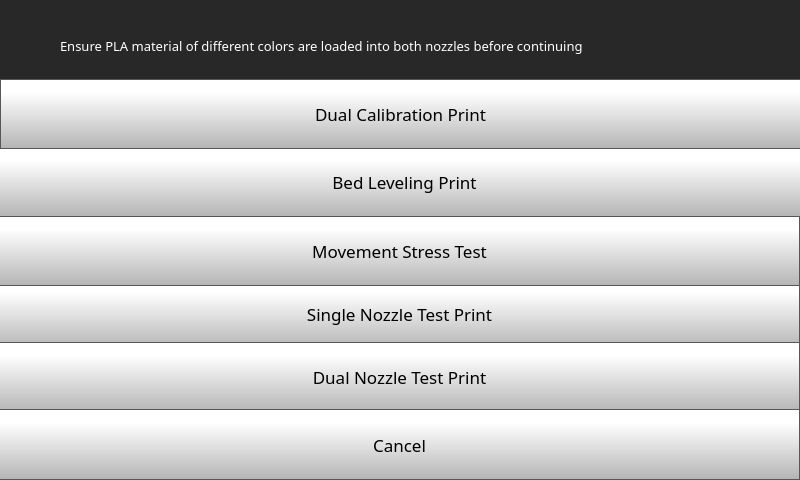
<?xml version="1.0" encoding="UTF-8"?>
<ui version="4.0">
 <class>testPrint</class>
 <widget class="QMainWindow" name="testPrint">
  <property name="geometry">
   <rect>
    <x>0</x>
    <y>0</y>
    <width>800</width>
    <height>480</height>
   </rect>
  </property>
  <property name="minimumSize">
   <size>
    <width>800</width>
    <height>480</height>
   </size>
  </property>
  <property name="maximumSize">
   <size>
    <width>800</width>
    <height>480</height>
   </size>
  </property>
  <property name="windowTitle">
   <string>MainWindow</string>
  </property>
  <widget class="QWidget" name="centralwidget">
   <widget class="QStackedWidget" name="stackedWidget">
    <property name="geometry">
     <rect>
      <x>0</x>
      <y>0</y>
      <width>800</width>
      <height>480</height>
     </rect>
    </property>
    <property name="minimumSize">
     <size>
      <width>800</width>
      <height>480</height>
     </size>
    </property>
    <property name="maximumSize">
     <size>
      <width>800</width>
      <height>480</height>
     </size>
    </property>
    <property name="styleSheet">
     <string notr="true">
background-color: rgb(40, 40, 40);</string>
    </property>
    <property name="currentIndex">
     <number>1</number>
    </property>
    <widget class="QWidget" name="testPrintPage1">
     <widget class="QLabel" name="calibrateLabel_36">
      <property name="geometry">
       <rect>
        <x>10</x>
        <y>20</y>
        <width>469</width>
        <height>31</height>
       </rect>
      </property>
      <property name="font">
       <font>
        <family>Gotham</family>
        <pointsize>18</pointsize>
        <bold>false</bold>
       </font>
      </property>
      <property name="styleSheet">
       <string notr="true">color: rgb(255, 255, 255);</string>
      </property>
      <property name="text">
       <string>Calibration and Test Prints :</string>
      </property>
     </widget>
     <widget class="QLabel" name="tool0Label_27">
      <property name="geometry">
       <rect>
        <x>20</x>
        <y>80</y>
        <width>50</width>
        <height>50</height>
       </rect>
      </property>
      <property name="font">
       <font>
        <family>Gotham Medium</family>
        <pointsize>14</pointsize>
        <bold>false</bold>
        <underline>false</underline>
        <strikeout>false</strikeout>
       </font>
      </property>
      <property name="styleSheet">
       <string notr="true">
   color:  white;</string>
      </property>
      <property name="text">
       <string/>
      </property>
      <property name="pixmap">
       <pixmap>templates/img/exclamation-mark.png</pixmap>
      </property>
      <property name="scaledContents">
       <bool>true</bool>
      </property>
     </widget>
     <widget class="QComboBox" name="testPrintsTool1SizeComboBox_6">
      <property name="geometry">
       <rect>
        <x>610</x>
        <y>200</y>
        <width>171</width>
        <height>51</height>
       </rect>
      </property>
      <property name="font">
       <font>
        <family>Gotham</family>
        <pointsize>20</pointsize>
       </font>
      </property>
      <property name="styleSheet">
       <string notr="true"> QScrollBar:vertical {
     border: 1px solid black;
border-radius: 5px;
    background-color: rgb(40,40,40);
     width: 60px;
     margin: 67px 0 67px 0;
 }

/* Sets up the color and height of handle */
QScrollBar::handle:vertical {
border-radius: 5px;
background: qlineargradient(spread:pad, x1:0, y1:1, x2:0, y2:0.188, stop:0 rgba(180, 180, 180, 255), stop:1 rgba(255, 255, 255, 255));
min-height: 7px;
}


QScrollBar::add-line:vertical {
     border: 1px solid black;
background: qlineargradient(spread:pad, x1:0, y1:1, x2:0, y2:0.188, stop:0 rgba(180, 180, 180, 255), stop:1 rgba(255, 255, 255, 255));
     height:65px;
border-radius: 5px;
     subcontrol-position: bottom;
     subcontrol-origin: margin;
 }

 QScrollBar::sub-line:vertical {
     border: 1px solid black;
background: qlineargradient(spread:pad, x1:0, y1:1, x2:0, y2:0.188, stop:0 rgba(180, 180, 180, 255), stop:1 rgba(255, 255, 255, 255));
     height: 65px;
border-radius: 5px;
     subcontrol-position: top;
     subcontrol-origin: margin;
 }

QScrollBar::up-arrow:vertical {
 image: url(./templates/img/arrows.png);
    width: 40px;
    height: 40px;
 padding: 5px;
 }
QScrollBar::down-arrow:vertical {
 image: url(./templates/img/arrows-5.png);
    width: 40px;
    height: 40px;
 padding: 5px;
 }

/* need this to get rid of crosshatching on scrollbar background */
QScrollBar::add-page:vertical, QScrollBar::sub-page:vertical {
background: none;
}

QComboBox {
border: 1px solid black;
    padding: 0px 18px 0px 3px;
    min-width: 6em;

}

QComboBox::item {
	color: rgb(0, 0, 0);
}

QComboBox:editable {
    background: white;
}

QComboBox:!editable, QComboBox::drop-down:editable {
background: white;
}

/* QComboBox gets the &quot;on&quot; state when the popup is open */
QComboBox:!editable:on, QComboBox::drop-down:editable:on {
background: white;
}


QComboBox::drop-down {
border-left: 1px solid black;
border-right: 1px solid black;
	background-color: qlineargradient(spread:pad, x1:0, y1:1, x2:0, y2:0.188, stop:0 rgba(180, 180, 180, 255), stop:1 rgba(255, 255, 255, 255));
    width: 60px;
     height: 50px;

}

QComboBox::down-arrow {

image: url(./templates/img/arrows-5.png);
width: 30px;
height: 30px;

}


QComboBox QAbstractItemView {
    selection-background-color: rgb(40, 40, 40);
    background: white;
}</string>
      </property>
      <property name="editable">
       <bool>false</bool>
      </property>
      <property name="maxVisibleItems">
       <number>8</number>
      </property>
      <property name="iconSize">
       <size>
        <width>30</width>
        <height>30</height>
       </size>
      </property>
      <item>
       <property name="text">
        <string>0.6</string>
       </property>
      </item>
      <item>
       <property name="text">
        <string>0.4</string>
       </property>
      </item>
      <item>
       <property name="text">
        <string>0.8</string>
       </property>
      </item>
     </widget>
     <widget class="QLabel" name="calibrateLabel_58">
      <property name="geometry">
       <rect>
        <x>20</x>
        <y>160</y>
        <width>465</width>
        <height>31</height>
       </rect>
      </property>
      <property name="font">
       <font>
        <family>Gotham</family>
        <pointsize>14</pointsize>
        <bold>false</bold>
       </font>
      </property>
      <property name="styleSheet">
       <string notr="true">color: rgb(255, 255, 255);</string>
      </property>
      <property name="text">
       <string>Select Installed Nozzles Diameter's:</string>
      </property>
     </widget>
     <widget class="QLabel" name="calibrateLabel_57">
      <property name="geometry">
       <rect>
        <x>80</x>
        <y>60</y>
        <width>721</width>
        <height>96</height>
       </rect>
      </property>
      <property name="font">
       <font>
        <family>Gotham</family>
        <pointsize>10</pointsize>
        <bold>false</bold>
       </font>
      </property>
      <property name="styleSheet">
       <string notr="true">color: rgb(255, 255, 255);</string>
      </property>
      <property name="text">
       <string>Ensure PLA material of different colors are loaded into both nozzles before continuing </string>
      </property>
      <property name="scaledContents">
       <bool>false</bool>
      </property>
      <property name="wordWrap">
       <bool>true</bool>
      </property>
     </widget>
     <widget class="QComboBox" name="testPrintsTool0SizeComboBox">
      <property name="geometry">
       <rect>
        <x>100</x>
        <y>200</y>
        <width>171</width>
        <height>51</height>
       </rect>
      </property>
      <property name="font">
       <font>
        <family>Gotham</family>
        <pointsize>20</pointsize>
       </font>
      </property>
      <property name="styleSheet">
       <string notr="true"> QScrollBar:vertical {
     border: 1px solid black;
border-radius: 5px;
    background-color: rgb(40,40,40);
     width: 60px;
     margin: 67px 0 67px 0;
 }

/* Sets up the color and height of handle */
QScrollBar::handle:vertical {
border-radius: 5px;
background: qlineargradient(spread:pad, x1:0, y1:1, x2:0, y2:0.188, stop:0 rgba(180, 180, 180, 255), stop:1 rgba(255, 255, 255, 255));
min-height: 7px;
}


QScrollBar::add-line:vertical {
     border: 1px solid black;
background: qlineargradient(spread:pad, x1:0, y1:1, x2:0, y2:0.188, stop:0 rgba(180, 180, 180, 255), stop:1 rgba(255, 255, 255, 255));
     height:65px;
border-radius: 5px;
     subcontrol-position: bottom;
     subcontrol-origin: margin;
 }

 QScrollBar::sub-line:vertical {
     border: 1px solid black;
background: qlineargradient(spread:pad, x1:0, y1:1, x2:0, y2:0.188, stop:0 rgba(180, 180, 180, 255), stop:1 rgba(255, 255, 255, 255));
     height: 65px;
border-radius: 5px;
     subcontrol-position: top;
     subcontrol-origin: margin;
 }

QScrollBar::up-arrow:vertical {
 image: url(./templates/img/arrows.png);
    width: 40px;
    height: 40px;
 padding: 5px;
 }
QScrollBar::down-arrow:vertical {
 image: url(./templates/img/arrows-5.png);
    width: 40px;
    height: 40px;
 padding: 5px;
 }

/* need this to get rid of crosshatching on scrollbar background */
QScrollBar::add-page:vertical, QScrollBar::sub-page:vertical {
background: none;
}

QComboBox {
border: 1px solid black;
    padding: 0px 18px 0px 3px;
    min-width: 6em;

}

QComboBox::item {
	color: rgb(0, 0, 0);
}

QComboBox:editable {
    background: white;
}

QComboBox:!editable, QComboBox::drop-down:editable {
background: white;
}

/* QComboBox gets the &quot;on&quot; state when the popup is open */
QComboBox:!editable:on, QComboBox::drop-down:editable:on {
background: white;
}


QComboBox::drop-down {
border-left: 1px solid black;
border-right: 1px solid black;
	background-color: qlineargradient(spread:pad, x1:0, y1:1, x2:0, y2:0.188, stop:0 rgba(180, 180, 180, 255), stop:1 rgba(255, 255, 255, 255));
    width: 60px;
     height: 50px;

}

QComboBox::down-arrow {

image: url(./templates/img/arrows-5.png);
width: 30px;
height: 30px;

}


QComboBox QAbstractItemView {
    selection-background-color: rgb(40, 40, 40);
    background: white;
}</string>
      </property>
      <property name="editable">
       <bool>false</bool>
      </property>
      <property name="maxVisibleItems">
       <number>8</number>
      </property>
      <property name="iconSize">
       <size>
        <width>30</width>
        <height>30</height>
       </size>
      </property>
      <item>
       <property name="text">
        <string>0.6</string>
       </property>
      </item>
      <item>
       <property name="text">
        <string>0.4</string>
       </property>
      </item>
      <item>
       <property name="text">
        <string>0.8</string>
       </property>
      </item>
     </widget>
     <widget class="QLabel" name="tool1Label_12">
      <property name="geometry">
       <rect>
        <x>540</x>
        <y>200</y>
        <width>50</width>
        <height>50</height>
       </rect>
      </property>
      <property name="font">
       <font>
        <family>Gotham Medium</family>
        <pointsize>14</pointsize>
        <bold>false</bold>
        <underline>false</underline>
        <strikeout>false</strikeout>
       </font>
      </property>
      <property name="styleSheet">
       <string notr="true">
   color:  white;</string>
      </property>
      <property name="text">
       <string/>
      </property>
      <property name="pixmap">
       <pixmap>templates/img/Nozzle.png</pixmap>
      </property>
      <property name="scaledContents">
       <bool>true</bool>
      </property>
     </widget>
     <widget class="QLabel" name="tool0Label_28">
      <property name="geometry">
       <rect>
        <x>41</x>
        <y>208</y>
        <width>50</width>
        <height>50</height>
       </rect>
      </property>
      <property name="font">
       <font>
        <family>Gotham Medium</family>
        <pointsize>14</pointsize>
        <bold>false</bold>
        <underline>false</underline>
        <strikeout>false</strikeout>
       </font>
      </property>
      <property name="styleSheet">
       <string notr="true">
   color:  white;</string>
      </property>
      <property name="text">
       <string/>
      </property>
      <property name="pixmap">
       <pixmap>templates/img/Nozzle.png</pixmap>
      </property>
      <property name="scaledContents">
       <bool>true</bool>
      </property>
     </widget>
     <widget class="QLabel" name="calibrateLabel_59">
      <property name="geometry">
       <rect>
        <x>90</x>
        <y>260</y>
        <width>711</width>
        <height>96</height>
       </rect>
      </property>
      <property name="font">
       <font>
        <family>Gotham</family>
        <pointsize>10</pointsize>
        <bold>false</bold>
       </font>
      </property>
      <property name="styleSheet">
       <string notr="true">color: rgb(255, 255, 255);</string>
      </property>
      <property name="text">
       <string>Ensure Tool 1 nozzle diameter is greater or equal to the nozzle diameter of Tool 0</string>
      </property>
      <property name="scaledContents">
       <bool>false</bool>
      </property>
      <property name="wordWrap">
       <bool>true</bool>
      </property>
     </widget>
     <widget class="QLabel" name="tool0Label_29">
      <property name="geometry">
       <rect>
        <x>30</x>
        <y>290</y>
        <width>50</width>
        <height>50</height>
       </rect>
      </property>
      <property name="font">
       <font>
        <family>Gotham Medium</family>
        <pointsize>14</pointsize>
        <bold>false</bold>
        <underline>false</underline>
        <strikeout>false</strikeout>
       </font>
      </property>
      <property name="styleSheet">
       <string notr="true">
   color:  white;</string>
      </property>
      <property name="text">
       <string/>
      </property>
      <property name="pixmap">
       <pixmap>templates/img/exclamation-mark.png</pixmap>
      </property>
      <property name="scaledContents">
       <bool>true</bool>
      </property>
     </widget>
     <widget class="QPushButton" name="testPrintsNextButton">
      <property name="geometry">
       <rect>
        <x>0</x>
        <y>350</y>
        <width>391</width>
        <height>131</height>
       </rect>
      </property>
      <property name="font">
       <font>
        <family>Gotham</family>
        <pointsize>13</pointsize>
       </font>
      </property>
      <property name="styleSheet">
       <string notr="true">QPushButton {
     border: 1px solid rgb(87, 87, 87);
	background-color: qlineargradient(spread:pad, x1:0, y1:1, x2:0, y2:0.188, stop:0 rgba(180, 180, 180, 255), stop:1 rgba(255, 255, 255, 255));


}

QPushButton:pressed {
    background-color: qlineargradient(x1: 0, y1: 0, x2: 0, y2: 1,
                                      stop: 0 #dadbde, stop: 1 #f6f7fa);
}

QPushButton:flat {
    border: none; /* no border for a flat push button */
}

QPushButton:default {
    border-color: navy; /* make the default button prominent */
}

QPushButton:focus {
	outline: none;
}</string>
      </property>
      <property name="text">
       <string>Next</string>
      </property>
      <property name="iconSize">
       <size>
        <width>40</width>
        <height>40</height>
       </size>
      </property>
     </widget>
     <widget class="QPushButton" name="testPrintsBackButton">
      <property name="geometry">
       <rect>
        <x>390</x>
        <y>350</y>
        <width>411</width>
        <height>131</height>
       </rect>
      </property>
      <property name="font">
       <font>
        <family>Gotham</family>
        <pointsize>13</pointsize>
       </font>
      </property>
      <property name="styleSheet">
       <string notr="true">QPushButton {
     border: 1px solid rgb(87, 87, 87);
	background-color: qlineargradient(spread:pad, x1:0, y1:1, x2:0, y2:0.188, stop:0 rgba(180, 180, 180, 255), stop:1 rgba(255, 255, 255, 255));


}

QPushButton:pressed {
    background-color: qlineargradient(x1: 0, y1: 0, x2: 0, y2: 1,
                                      stop: 0 #dadbde, stop: 1 #f6f7fa);
}

QPushButton:flat {
    border: none; /* no border for a flat push button */
}

QPushButton:default {
    border-color: navy; /* make the default button prominent */
}

QPushButton:focus {
	outline: none;
}</string>
      </property>
      <property name="text">
       <string/>
      </property>
      <property name="icon">
       <iconset>
        <normaloff>templates/img/arrows-4.png</normaloff>templates/img/arrows-4.png</iconset>
      </property>
      <property name="iconSize">
       <size>
        <width>70</width>
        <height>70</height>
       </size>
      </property>
     </widget>
    </widget>
    <widget class="QWidget" name="testPrintPage2">
     <widget class="QPushButton" name="singleNozzlePrintButton">
      <property name="geometry">
       <rect>
        <x>-1</x>
        <y>279</y>
        <width>801</width>
        <height>70</height>
       </rect>
      </property>
      <property name="minimumSize">
       <size>
        <width>0</width>
        <height>70</height>
       </size>
      </property>
      <property name="font">
       <font>
        <family>Gotham</family>
        <pointsize>13</pointsize>
       </font>
      </property>
      <property name="styleSheet">
       <string notr="true">QPushButton {
     border: 1px solid rgb(87, 87, 87);
	background-color: qlineargradient(spread:pad, x1:0, y1:1, x2:0, y2:0.188, stop:0 rgba(180, 180, 180, 255), stop:1 rgba(255, 255, 255, 255));


}

QPushButton:pressed {
    background-color: qlineargradient(x1: 0, y1: 0, x2: 0, y2: 1,
                                      stop: 0 #dadbde, stop: 1 #f6f7fa);
}

QPushButton:flat {
    border: none; /* no border for a flat push button */
}

QPushButton:default {
    border-color: navy; /* make the default button prominent */
}

QPushButton:focus {
	outline: none;
}</string>
      </property>
      <property name="text">
       <string>Single Nozzle Test Print</string>
      </property>
      <property name="iconSize">
       <size>
        <width>40</width>
        <height>40</height>
       </size>
      </property>
     </widget>
     <widget class="QPushButton" name="dualNozzlePrintButton">
      <property name="geometry">
       <rect>
        <x>-1</x>
        <y>342</y>
        <width>801</width>
        <height>70</height>
       </rect>
      </property>
      <property name="minimumSize">
       <size>
        <width>0</width>
        <height>70</height>
       </size>
      </property>
      <property name="font">
       <font>
        <family>Gotham</family>
        <pointsize>13</pointsize>
       </font>
      </property>
      <property name="styleSheet">
       <string notr="true">QPushButton {
     border: 1px solid rgb(87, 87, 87);
	background-color: qlineargradient(spread:pad, x1:0, y1:1, x2:0, y2:0.188, stop:0 rgba(180, 180, 180, 255), stop:1 rgba(255, 255, 255, 255));


}

QPushButton:pressed {
    background-color: qlineargradient(x1: 0, y1: 0, x2: 0, y2: 1,
                                      stop: 0 #dadbde, stop: 1 #f6f7fa);
}

QPushButton:flat {
    border: none; /* no border for a flat push button */
}

QPushButton:default {
    border-color: navy; /* make the default button prominent */
}

QPushButton:focus {
	outline: none;
}</string>
      </property>
      <property name="text">
       <string>Dual Nozzle Test Print</string>
      </property>
      <property name="iconSize">
       <size>
        <width>40</width>
        <height>40</height>
       </size>
      </property>
     </widget>
     <widget class="QPushButton" name="testPrintsCancelButton">
      <property name="geometry">
       <rect>
        <x>-1</x>
        <y>409</y>
        <width>801</width>
        <height>71</height>
       </rect>
      </property>
      <property name="minimumSize">
       <size>
        <width>0</width>
        <height>0</height>
       </size>
      </property>
      <property name="font">
       <font>
        <family>Gotham Light</family>
        <pointsize>13</pointsize>
       </font>
      </property>
      <property name="styleSheet">
       <string notr="true">QPushButton {
     border: 1px solid rgb(87, 87, 87);
	background-color: qlineargradient(spread:pad, x1:0, y1:1, x2:0, y2:0.188, stop:0 rgba(180, 180, 180, 255), stop:1 rgba(255, 255, 255, 255));


}

QPushButton:pressed {
    background-color: qlineargradient(x1: 0, y1: 0, x2: 0, y2: 1,
                                      stop: 0 #dadbde, stop: 1 #f6f7fa);
}

QPushButton:flat {
    border: none; /* no border for a flat push button */
}

QPushButton:default {
    border-color: navy; /* make the default button prominent */
}</string>
      </property>
      <property name="text">
       <string>Cancel</string>
      </property>
      <property name="iconSize">
       <size>
        <width>50</width>
        <height>50</height>
       </size>
      </property>
      <property name="checkable">
       <bool>false</bool>
      </property>
      <property name="autoDefault">
       <bool>false</bool>
      </property>
      <property name="default">
       <bool>false</bool>
      </property>
      <property name="flat">
       <bool>false</bool>
      </property>
     </widget>
     <widget class="QLabel" name="calibrateLabel_2">
      <property name="geometry">
       <rect>
        <x>60</x>
        <y>10</y>
        <width>721</width>
        <height>71</height>
       </rect>
      </property>
      <property name="font">
       <font>
        <family>Gotham</family>
        <pointsize>10</pointsize>
        <bold>false</bold>
       </font>
      </property>
      <property name="styleSheet">
       <string notr="true">color: rgb(255, 255, 255);</string>
      </property>
      <property name="text">
       <string>Ensure PLA material of different colors are loaded into both nozzles before continuing </string>
      </property>
      <property name="scaledContents">
       <bool>false</bool>
      </property>
      <property name="wordWrap">
       <bool>true</bool>
      </property>
     </widget>
     <widget class="QPushButton" name="movementTestPrintButton">
      <property name="geometry">
       <rect>
        <x>-1</x>
        <y>216</y>
        <width>801</width>
        <height>70</height>
       </rect>
      </property>
      <property name="minimumSize">
       <size>
        <width>0</width>
        <height>70</height>
       </size>
      </property>
      <property name="font">
       <font>
        <family>Gotham</family>
        <pointsize>13</pointsize>
       </font>
      </property>
      <property name="styleSheet">
       <string notr="true">QPushButton {
     border: 1px solid rgb(87, 87, 87);
	background-color: qlineargradient(spread:pad, x1:0, y1:1, x2:0, y2:0.188, stop:0 rgba(180, 180, 180, 255), stop:1 rgba(255, 255, 255, 255));


}

QPushButton:pressed {
    background-color: qlineargradient(x1: 0, y1: 0, x2: 0, y2: 1,
                                      stop: 0 #dadbde, stop: 1 #f6f7fa);
}

QPushButton:flat {
    border: none; /* no border for a flat push button */
}

QPushButton:default {
    border-color: navy; /* make the default button prominent */
}

QPushButton:focus {
	outline: none;
}</string>
      </property>
      <property name="text">
       <string>Movement Stress Test</string>
      </property>
      <property name="iconSize">
       <size>
        <width>40</width>
        <height>40</height>
       </size>
      </property>
     </widget>
     <widget class="QLabel" name="tool0Label_30">
      <property name="geometry">
       <rect>
        <x>0</x>
        <y>20</y>
        <width>50</width>
        <height>50</height>
       </rect>
      </property>
      <property name="font">
       <font>
        <family>Gotham Medium</family>
        <pointsize>14</pointsize>
        <bold>false</bold>
        <underline>false</underline>
        <strikeout>false</strikeout>
       </font>
      </property>
      <property name="styleSheet">
       <string notr="true">
   color:  white;</string>
      </property>
      <property name="text">
       <string/>
      </property>
      <property name="pixmap">
       <pixmap>templates/img/exclamation-mark.png</pixmap>
      </property>
      <property name="scaledContents">
       <bool>true</bool>
      </property>
     </widget>
     <widget class="QPushButton" name="bedLevelPrintButton">
      <property name="geometry">
       <rect>
        <x>-1</x>
        <y>147</y>
        <width>811</width>
        <height>70</height>
       </rect>
      </property>
      <property name="minimumSize">
       <size>
        <width>0</width>
        <height>70</height>
       </size>
      </property>
      <property name="font">
       <font>
        <family>Gotham</family>
        <pointsize>13</pointsize>
       </font>
      </property>
      <property name="styleSheet">
       <string notr="true">QPushButton {
     border: 1px solid rgb(87, 87, 87);
	background-color: qlineargradient(spread:pad, x1:0, y1:1, x2:0, y2:0.188, stop:0 rgba(180, 180, 180, 255), stop:1 rgba(255, 255, 255, 255));


}

QPushButton:pressed {
    background-color: qlineargradient(x1: 0, y1: 0, x2: 0, y2: 1,
                                      stop: 0 #dadbde, stop: 1 #f6f7fa);
}

QPushButton:flat {
    border: none; /* no border for a flat push button */
}

QPushButton:default {
    border-color: navy; /* make the default button prominent */
}

QPushButton:focus {
	outline: none;
}</string>
      </property>
      <property name="text">
       <string>Bed Leveling Print</string>
      </property>
      <property name="iconSize">
       <size>
        <width>40</width>
        <height>40</height>
       </size>
      </property>
     </widget>
     <widget class="QPushButton" name="dualCaliberationPrintButton">
      <property name="geometry">
       <rect>
        <x>0</x>
        <y>79</y>
        <width>801</width>
        <height>70</height>
       </rect>
      </property>
      <property name="minimumSize">
       <size>
        <width>0</width>
        <height>70</height>
       </size>
      </property>
      <property name="font">
       <font>
        <family>Gotham</family>
        <pointsize>13</pointsize>
       </font>
      </property>
      <property name="styleSheet">
       <string notr="true">QPushButton {
     border: 1px solid rgb(87, 87, 87);
	background-color: qlineargradient(spread:pad, x1:0, y1:1, x2:0, y2:0.188, stop:0 rgba(180, 180, 180, 255), stop:1 rgba(255, 255, 255, 255));


}

QPushButton:pressed {
    background-color: qlineargradient(x1: 0, y1: 0, x2: 0, y2: 1,
                                      stop: 0 #dadbde, stop: 1 #f6f7fa);
}

QPushButton:flat {
    border: none; /* no border for a flat push button */
}

QPushButton:default {
    border-color: navy; /* make the default button prominent */
}

QPushButton:focus {
	outline: none;
}</string>
      </property>
      <property name="text">
       <string>Dual Calibration Print</string>
      </property>
      <property name="iconSize">
       <size>
        <width>40</width>
        <height>40</height>
       </size>
      </property>
     </widget>
    </widget>
   </widget>
  </widget>
 </widget>
 <resources/>
 <connections/>
</ui>
